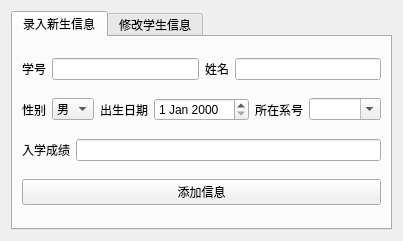
<?xml version="1.0" encoding="UTF-8"?>
<ui version="4.0">
 <class>StudentUI</class>
 <widget class="QWidget" name="StudentUI">
  <property name="geometry">
   <rect>
    <x>0</x>
    <y>0</y>
    <width>353</width>
    <height>209</height>
   </rect>
  </property>
  <property name="windowTitle">
   <string>Form</string>
  </property>
  <layout class="QHBoxLayout" name="horizontalLayout_7">
   <item>
    <widget class="QTabWidget" name="tabWidget">
     <property name="tabPosition">
      <enum>QTabWidget::North</enum>
     </property>
     <property name="tabShape">
      <enum>QTabWidget::Rounded</enum>
     </property>
     <property name="currentIndex">
      <number>0</number>
     </property>
     <property name="elideMode">
      <enum>Qt::ElideNone</enum>
     </property>
     <widget class="QWidget" name="tab_1">
      <attribute name="title">
       <string>录入新生信息</string>
      </attribute>
      <layout class="QVBoxLayout" name="verticalLayout">
       <item>
        <layout class="QHBoxLayout" name="horizontalLayout_8">
         <item>
          <layout class="QHBoxLayout" name="horizontalLayout">
           <item>
            <widget class="QLabel" name="label">
             <property name="text">
              <string>学号</string>
             </property>
            </widget>
           </item>
           <item>
            <widget class="QLineEdit" name="t1_no_lineEdit"/>
           </item>
          </layout>
         </item>
         <item>
          <layout class="QHBoxLayout" name="horizontalLayout_2">
           <item>
            <widget class="QLabel" name="label_2">
             <property name="text">
              <string>姓名</string>
             </property>
            </widget>
           </item>
           <item>
            <widget class="QLineEdit" name="t1_name_lineEdit"/>
           </item>
          </layout>
         </item>
        </layout>
       </item>
       <item>
        <layout class="QHBoxLayout" name="horizontalLayout_3">
         <item>
          <widget class="QLabel" name="label_3">
           <property name="sizePolicy">
            <sizepolicy hsizetype="Minimum" vsizetype="Preferred">
             <horstretch>0</horstretch>
             <verstretch>0</verstretch>
            </sizepolicy>
           </property>
           <property name="text">
            <string>性别</string>
           </property>
           <property name="alignment">
            <set>Qt::AlignLeading|Qt::AlignLeft|Qt::AlignVCenter</set>
           </property>
          </widget>
         </item>
         <item>
          <widget class="QComboBox" name="t1_sex_comboBox">
           <property name="sizePolicy">
            <sizepolicy hsizetype="Minimum" vsizetype="Fixed">
             <horstretch>0</horstretch>
             <verstretch>0</verstretch>
            </sizepolicy>
           </property>
           <item>
            <property name="text">
             <string>男</string>
            </property>
           </item>
           <item>
            <property name="text">
             <string>女</string>
            </property>
           </item>
          </widget>
         </item>
         <item>
          <widget class="QLabel" name="label_4">
           <property name="sizePolicy">
            <sizepolicy hsizetype="Minimum" vsizetype="Preferred">
             <horstretch>0</horstretch>
             <verstretch>0</verstretch>
            </sizepolicy>
           </property>
           <property name="text">
            <string>出生日期</string>
           </property>
           <property name="alignment">
            <set>Qt::AlignLeading|Qt::AlignLeft|Qt::AlignVCenter</set>
           </property>
          </widget>
         </item>
         <item>
          <widget class="QDateEdit" name="t1_birth_dateEdit">
           <property name="sizePolicy">
            <sizepolicy hsizetype="Expanding" vsizetype="Fixed">
             <horstretch>0</horstretch>
             <verstretch>0</verstretch>
            </sizepolicy>
           </property>
          </widget>
         </item>
         <item>
          <widget class="QLabel" name="label_5">
           <property name="sizePolicy">
            <sizepolicy hsizetype="Minimum" vsizetype="Preferred">
             <horstretch>0</horstretch>
             <verstretch>0</verstretch>
            </sizepolicy>
           </property>
           <property name="text">
            <string>所在系号</string>
           </property>
          </widget>
         </item>
         <item>
          <widget class="QComboBox" name="t1_sdept_comboBox">
           <property name="sizePolicy">
            <sizepolicy hsizetype="Expanding" vsizetype="Fixed">
             <horstretch>0</horstretch>
             <verstretch>0</verstretch>
            </sizepolicy>
           </property>
           <property name="editable">
            <bool>true</bool>
           </property>
          </widget>
         </item>
        </layout>
       </item>
       <item>
        <layout class="QHBoxLayout" name="horizontalLayout_6">
         <item>
          <widget class="QLabel" name="label_6">
           <property name="text">
            <string>入学成绩</string>
           </property>
          </widget>
         </item>
         <item>
          <widget class="QLineEdit" name="t1_score_lineEdit"/>
         </item>
        </layout>
       </item>
       <item>
        <widget class="QPushButton" name="t1_add_pushButton">
         <property name="text">
          <string>添加信息</string>
         </property>
        </widget>
       </item>
      </layout>
     </widget>
     <widget class="QWidget" name="tab_2">
      <attribute name="title">
       <string>修改学生信息</string>
      </attribute>
      <layout class="QVBoxLayout" name="verticalLayout_2">
       <item>
        <layout class="QHBoxLayout" name="horizontalLayout_4">
         <item>
          <widget class="QLabel" name="label_7">
           <property name="text">
            <string>查询学号</string>
           </property>
          </widget>
         </item>
         <item>
          <widget class="QLineEdit" name="t2_q_no_lineEdit"/>
         </item>
         <item>
          <widget class="QPushButton" name="t2_q_pushButton">
           <property name="text">
            <string>查询</string>
           </property>
          </widget>
         </item>
        </layout>
       </item>
       <item>
        <layout class="QHBoxLayout" name="horizontalLayout_11">
         <item>
          <widget class="QLabel" name="label_13">
           <property name="text">
            <string>学号</string>
           </property>
          </widget>
         </item>
         <item>
          <widget class="QLineEdit" name="t2_no_lineEdit">
           <property name="enabled">
            <bool>true</bool>
           </property>
           <property name="dragEnabled">
            <bool>false</bool>
           </property>
           <property name="readOnly">
            <bool>true</bool>
           </property>
          </widget>
         </item>
        </layout>
       </item>
       <item>
        <layout class="QHBoxLayout" name="horizontalLayout_5">
         <item>
          <widget class="QLabel" name="label_12">
           <property name="text">
            <string>姓名</string>
           </property>
          </widget>
         </item>
         <item>
          <widget class="QLineEdit" name="t2_name_lineEdit">
           <property name="enabled">
            <bool>true</bool>
           </property>
          </widget>
         </item>
        </layout>
       </item>
       <item>
        <layout class="QHBoxLayout" name="horizontalLayout_9">
         <item>
          <widget class="QLabel" name="label_8">
           <property name="sizePolicy">
            <sizepolicy hsizetype="Minimum" vsizetype="Preferred">
             <horstretch>0</horstretch>
             <verstretch>0</verstretch>
            </sizepolicy>
           </property>
           <property name="text">
            <string>性别</string>
           </property>
           <property name="alignment">
            <set>Qt::AlignLeading|Qt::AlignLeft|Qt::AlignVCenter</set>
           </property>
          </widget>
         </item>
         <item>
          <widget class="QComboBox" name="t2_sex_comboBox">
           <property name="enabled">
            <bool>true</bool>
           </property>
           <property name="sizePolicy">
            <sizepolicy hsizetype="Minimum" vsizetype="Fixed">
             <horstretch>0</horstretch>
             <verstretch>0</verstretch>
            </sizepolicy>
           </property>
           <item>
            <property name="text">
             <string>男</string>
            </property>
           </item>
           <item>
            <property name="text">
             <string>女</string>
            </property>
           </item>
          </widget>
         </item>
         <item>
          <widget class="QLabel" name="label_9">
           <property name="sizePolicy">
            <sizepolicy hsizetype="Minimum" vsizetype="Preferred">
             <horstretch>0</horstretch>
             <verstretch>0</verstretch>
            </sizepolicy>
           </property>
           <property name="text">
            <string>出生日期</string>
           </property>
           <property name="alignment">
            <set>Qt::AlignLeading|Qt::AlignLeft|Qt::AlignVCenter</set>
           </property>
          </widget>
         </item>
         <item>
          <widget class="QDateEdit" name="t2_birth_dateEdit">
           <property name="enabled">
            <bool>true</bool>
           </property>
           <property name="sizePolicy">
            <sizepolicy hsizetype="Expanding" vsizetype="Fixed">
             <horstretch>0</horstretch>
             <verstretch>0</verstretch>
            </sizepolicy>
           </property>
          </widget>
         </item>
         <item>
          <widget class="QLabel" name="label_10">
           <property name="sizePolicy">
            <sizepolicy hsizetype="Minimum" vsizetype="Preferred">
             <horstretch>0</horstretch>
             <verstretch>0</verstretch>
            </sizepolicy>
           </property>
           <property name="text">
            <string>所在系号</string>
           </property>
          </widget>
         </item>
         <item>
          <widget class="QComboBox" name="t2_sdept_comboBox">
           <property name="enabled">
            <bool>true</bool>
           </property>
           <property name="sizePolicy">
            <sizepolicy hsizetype="Expanding" vsizetype="Fixed">
             <horstretch>0</horstretch>
             <verstretch>0</verstretch>
            </sizepolicy>
           </property>
           <property name="editable">
            <bool>true</bool>
           </property>
          </widget>
         </item>
        </layout>
       </item>
       <item>
        <layout class="QHBoxLayout" name="horizontalLayout_10">
         <item>
          <widget class="QLabel" name="label_11">
           <property name="text">
            <string>入学成绩</string>
           </property>
          </widget>
         </item>
         <item>
          <widget class="QLineEdit" name="t2_score_lineEdit">
           <property name="enabled">
            <bool>true</bool>
           </property>
          </widget>
         </item>
        </layout>
       </item>
       <item>
        <widget class="QPushButton" name="t2_m_pushButton">
         <property name="enabled">
          <bool>true</bool>
         </property>
         <property name="text">
          <string>修改信息</string>
         </property>
        </widget>
       </item>
      </layout>
     </widget>
    </widget>
   </item>
  </layout>
 </widget>
 <resources/>
 <connections/>
</ui>
